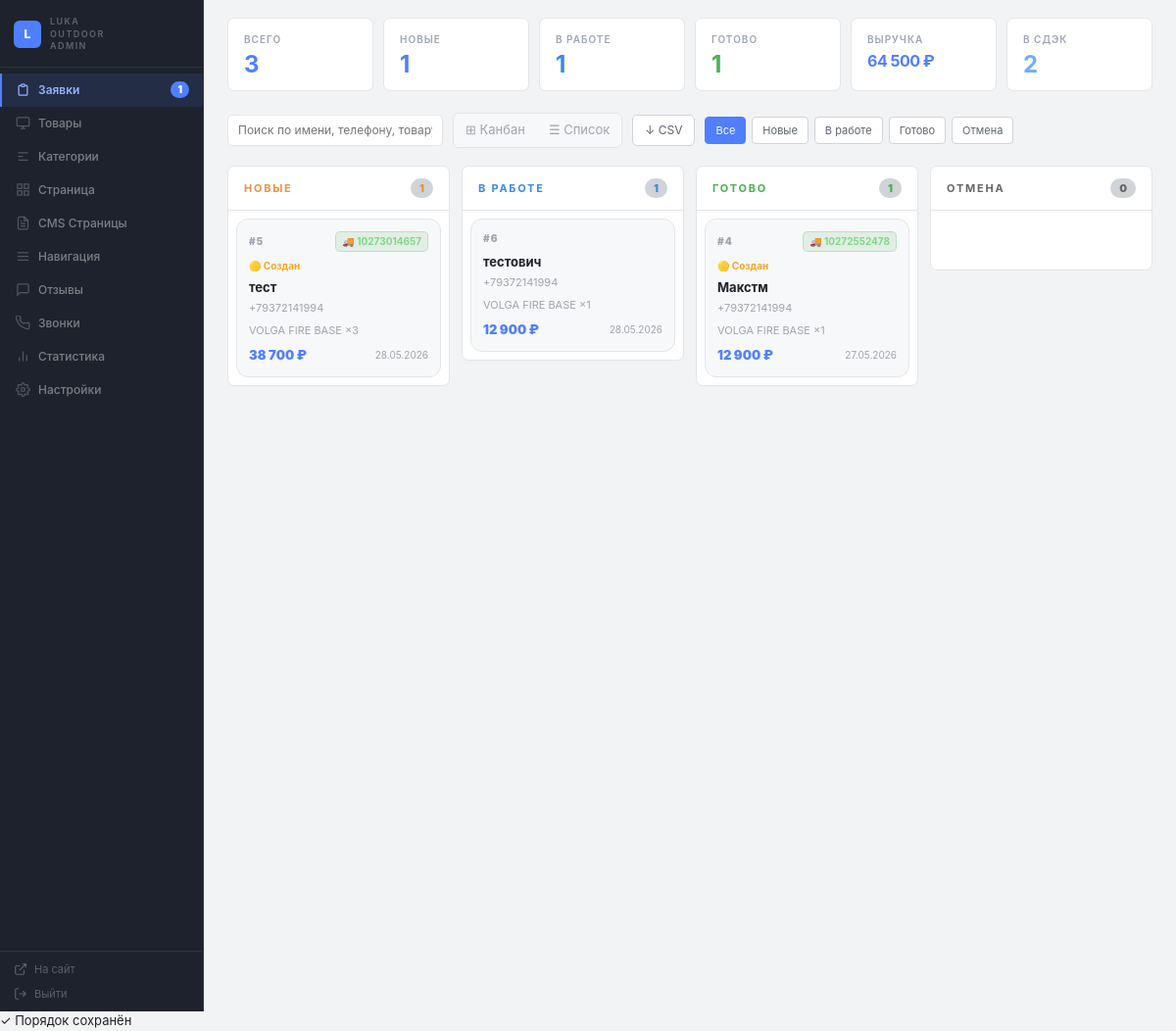
The page /admin/index.php (signed in) on the database its author committed.
### tables this page shows
CREATE TABLE orders (id INTEGER PRIMARY KEY AUTOINCREMENT,customer_name TEXT NOT NULL,phone TEXT NOT NULL,telegram TEXT DEFAULT '',email TEXT DEFAULT '',address TEXT DEFAULT '',delivery_method TEXT DEFAULT '',payment_method TEXT DEFAULT '',comment TEXT DEFAULT '',source TEXT DEFAULT 'site',total INTEGER DEFAULT 0,status TEXT DEFAULT 'new',manager_note TEXT DEFAULT '',created_at TEXT DEFAULT CURRENT_TIMESTAMP, cdek_order_uuid TEXT DEFAULT "", cdek_track TEXT DEFAULT "", cdek_status TEXT DEFAULT "", cdek_pvz_code TEXT DEFAULT "", delivery_cost INTEGER DEFAULT 0, cdek_raw TEXT DEFAULT "", ym_uid TEXT DEFAULT '');

CREATE TABLE order_items (id INTEGER PRIMARY KEY AUTOINCREMENT,order_id INTEGER NOT NULL,product_id INTEGER,product_name TEXT NOT NULL,price INTEGER NOT NULL,qty INTEGER NOT NULL DEFAULT 1,FOREIGN KEY(order_id) REFERENCES orders(id) ON DELETE CASCADE);

### includes/db.php (called while the page is built, shortened)
<?php
function h($s){ return htmlspecialchars((string)$s, ENT_QUOTES, 'UTF-8'); }
function money($n){ return number_format((int)$n,0,' ',' ') . ' ₽'; }
?>

### admin/index.php (the view, shortened to what this page needs)
<?php
require __DIR__.'/../includes/db.php'; require __DIR__.'/../includes/auth.php';
$pdo=db();
foreach(['cost_price INTEGER DEFAULT 0','weight_g INTEGER DEFAULT 12000','length_cm INTEGER DEFAULT 60','width_cm INTEGER DEFAULT 60','height_cm INTEGER DEFAULT 40'] as $_col){
  try{$pdo->exec("ALTER TABLE products ADD COLUMN $_col");}catch(Exception $e){}
}
  ?><?php
try {
  $pdo->exec("CREATE TABLE IF NOT EXISTS pages (id INTEGER PRIMARY KEY AUTOINCREMENT, title TEXT NOT NULL DEFAULT '', slug TEXT NOT NULL, seo_title TEXT DEFAULT '', seo_description TEXT DEFAULT '', is_active INTEGER DEFAULT 1, show_in_nav INTEGER DEFAULT 0, nav_label TEXT DEFAULT '', sort_order INTEGER DEFAULT 10, created_at DATETIME DEFAULT CURRENT_TIMESTAMP)");
  $pdo->exec("CREATE TABLE IF NOT EXISTS page_sections (id INTEGER PRIMARY KEY AUTOINCREMENT, page_id INTEGER NOT NULL, type TEXT NOT NULL DEFAULT 'text', eyebrow TEXT DEFAULT '', title TEXT DEFAULT '', subtitle TEXT DEFAULT '', text TEXT DEFAULT '', image TEXT DEFAULT '', cta_text TEXT DEFAULT '', cta_link TEXT DEFAULT '', extra TEXT DEFAULT '', sort_order INTEGER DEFAULT 10, is_active INTEGER DEFAULT 1)");
} catch(Exception $e){}
try {
  $pdo->exec("CREATE TABLE IF NOT EXISTS nav_items (id INTEGER PRIMARY KEY AUTOINCREMENT, label TEXT NOT NULL, url TEXT NOT NULL, sort_order INTEGER DEFAULT 10, is_active INTEGER DEFAULT 1, open_new_tab INTEGER DEFAULT 0)");
} catch(Exception $e){}
$tab=$_GET['tab']??'orders'; $pid=(int)($_GET['pid']??0); try{$pages=$pdo->query('SELECT * FROM pages ORDER BY sort_order,id')->fetchAll(PDO::FETCH_ASSOC);}catch(Exception $e){$pages=[];} $blocks=$pdo->query('SELECT * FROM page_blocks ORDER BY sort_order,id')->fetchAll(PDO::FETCH_ASSOC); $cats=$pdo->query('SELECT * FROM categories ORDER BY sort_order,id')->fetchAll(PDO::FETCH_ASSOC); $products=$pdo->query('SELECT p.*, c.name category_name FROM products p LEFT JOIN categories c ON c.id=p.category_id ORDER BY c.sort_order,p.sort_order,p.id')->fetchAll(PDO::FETCH_ASSOC); $orders=$pdo->query('SELECT * FROM orders ORDER BY id DESC')->fetchAll(PDO::FETCH_ASSOC); $stats=['orders'=>count($orders),'new'=>count(array_filter($orders,fn($o)=>$o['status']==='new')),'products'=>count($products),'cats'=>count($cats)];
?><!doctype html>
<html lang="ru">
<head>
<link rel="stylesheet" href="admin.css">
</head>
<body>
<div class="adminWrap">
<aside class="sidebar" id="sidebar">
  <div class="sidebarLogo">
    <div class="sidebarLogoMark">L</div>
    <span>LUKA<br>OUTDOOR<br>ADMIN</span>
  </div>
  <nav class="sidebarNav">
    <a data-tab="orders" class="<?=$tab==='orders'?'active':''?>">
      <svg class="navIcon" viewBox="0 0 24 24" fill="none" stroke="currentColor" stroke-width="2"><path d="M9 5H7a2 2 0 00-2 2v12a2 2 0 002 2h10a2 2 0 002-2V7a2 2 0 00-2-2h-2M9 5a2 2 0 002 2h2a2 2 0 002-2M9 5a2 2 0 012-2h2a2 2 0 012 2"/></svg>
      Заявки <?php if($stats['new']>0): ?><span style="background:var(--accent);color:#fff;border-radius:999px;padding:1px 7px;font-size:10px;font-weight:900;margin-left:auto"><?=$stats['new']?></span><?php endif; ?>
    </a>
    <a data-tab="products" class="<?=$tab==='products'?'active':''?>">
      <svg class="navIcon" viewBox="0 0 24 24" fill="none" stroke="currentColor" stroke-width="2"><rect x="2" y="3" width="20" height="14" rx="2"/><path d="M8 21h8M12 17v4"/></svg>
      Товары
    </a>
    <a data-tab="categories" class="<?=$tab==='categories'?'active':''?>">
      <svg class="navIcon" viewBox="0 0 24 24" fill="none" stroke="currentColor" stroke-width="2"><path d="M4 6h16M4 12h8M4 18h16"/></svg>
      Категории
    </a>
    <a data-tab="blocks" class="<?=$tab==='blocks'?'active':''?>">
      <svg class="navIcon" viewBox="0 0 24 24" fill="none" stroke="currentColor" stroke-width="2"><rect x="3" y="3" width="7" height="7"/><rect x="14" y="3" width="7" height="7"/><rect x="14" y="14" width="7" height="7"/><rect x="3" y="14" width="7" height="7"/></svg>
      Страница
    </a>
    <a data-tab="pages" class="<?=$tab==='pages'?'active':''?>">
      <svg class="navIcon" viewBox="0 0 24 24" fill="none" stroke="currentColor" stroke-width="2"><path d="M14 2H6a2 2 0 00-2 2v16a2 2 0 002 2h12a2 2 0 002-2V8z"/><path d="M14 2v6h6M16 13H8M16 17H8M10 9H8"/></svg>
      CMS Страницы
    </a>
    <a data-tab="nav" class="<?=$tab==='nav'?'active':''?>">
      <svg class="navIcon" viewBox="0 0 24 24" fill="none" stroke="currentColor" stroke-width="2"><path d="M3 12h18M3 6h18M3 18h18"/></svg>
      Навигация
    </a>
    <a data-tab="reviews" class="<?=$tab==='reviews'?'active':''?>"
      ><svg class="navIcon" viewBox="0 0 24 24" fill="none" stroke="currentColor" stroke-width="2"><path d="M21 15a2 2 0 01-2 2H7l-4 4V5a2 2 0 012-2h14a2 2 0 012 2z"/></svg>
      Отзывы
    </a>
    <a data-tab="calls" class="<?=$tab==='calls'?'active':''?>">
      Звонки
    </a>
    <a data-tab="stats" class="<?=$tab==='stats'?'active':''?>">
      <svg class="navIcon" viewBox="0 0 24 24" fill="none" stroke="currentColor" stroke-width="2"><line x1="18" y1="20" x2="18" y2="10"/><line x1="12" y1="20" x2="12" y2="4"/><line x1="6" y1="20" x2="6" y2="14"/></svg>
      Статистика
    </a>
    <a data-tab="settings" class="<?=$tab==='settings'?'active':''?>">
      Настройки
    </a>
  </nav>
  <div class="sidebarBottom">
    <a href="/" target="_blank">
      <svg width="14" height="14" viewBox="0 0 24 24" fill="none" stroke="currentColor" stroke-width="2"><path d="M18 13v6a2 2 0 01-2 2H5a2 2 0 01-2-2V8a2 2 0 012-2h6"/><polyline points="15 3 21 3 21 9"/><line x1="10" y1="14" x2="21" y2="3"/></svg>
      На сайт
    </a>
    <a href="logout.php" style="margin-top:8px">
      <svg width="14" height="14" viewBox="0 0 24 24" fill="none" stroke="currentColor" stroke-width="2"><path d="M9 21H5a2 2 0 01-2-2V5a2 2 0 012-2h4M16 17l5-5-5-5M21 12H9"/></svg>
      Выйти
    </a>
  </div>
</aside>
<div class="adminContent">
<?php
foreach(['cdek_order_uuid TEXT DEFAULT ""','cdek_track TEXT DEFAULT ""','cdek_status TEXT DEFAULT ""','cdek_pvz_code TEXT DEFAULT ""','delivery_cost INTEGER DEFAULT 0','cdek_raw TEXT DEFAULT ""'] as $col_def){
  try{$pdo->exec("ALTER TABLE orders ADD COLUMN $col_def");}catch(Exception $e){}
}
foreach(['cost_price INTEGER DEFAULT 0','weight_g INTEGER DEFAULT 12000','length_cm INTEGER DEFAULT 60','width_cm INTEGER DEFAULT 60','height_cm INTEGER DEFAULT 40'] as $col_def){
  try{$pdo->exec("ALTER TABLE products ADD COLUMN $col_def");}catch(Exception $e){}
}
function time_ago_crm($dt){
  $diff=time()-strtotime($dt);
  return date('d.m.Y',strtotime($dt));
}
$crm_columns=['new'=>['label'=>'Новые','color'=>'#e8943a'],'processing'=>['label'=>'В работе','color'=>'#3a8ae8'],'done'=>['label'=>'Готово','color'=>'#4caf50'],'cancelled'=>['label'=>'Отмена','color'=>'#666']];
$crm_orders_by_status=['new'=>[],'processing'=>[],'done'=>[],'cancelled'=>[]];
foreach($orders as $o){ $s=$o['status']??'new'; if(isset($crm_orders_by_status[$s])) $crm_orders_by_status[$s][]=$o; }
$crm_stats=['revenue'=>array_sum(array_column(array_filter($orders,fn($o)=>$o['status']!=='cancelled'),'total')),'cdek'=>count(array_filter($orders,fn($o)=>!empty($o['cdek_order_uuid'])))];
?>
<div class="tabContent <?=$tab==='orders'?'active':''?>" id="tab-orders">
<div style="display:grid;grid-template-columns:repeat(6,1fr);gap:10px;margin-bottom:22px">
  <div class="statCard"><span>Всего</span><b><?=$stats['orders']?></b></div>
  <div class="statCard"><span>Новые</span><b style="color:var(--accent)"><?=$stats['new']?></b></div>
  <div class="statCard"><span>В работе</span><b style="color:#3a8ae8"><?=count($crm_orders_by_status['processing'])?></b></div>
  <div class="statCard"><span>Готово</span><b style="color:#4caf50"><?=count($crm_orders_by_status['done'])?></b></div>
  <div class="statCard"><span>Выручка</span><b style="font-size:16px"><?=money($crm_stats['revenue'])?></b></div>
  <div class="statCard"><span>В СДЭК</span><b style="color:#6ab0ff"><?=$crm_stats['cdek']?></b></div>
</div>
<div style="display:flex;gap:10px;align-items:center;flex-wrap:wrap;margin-bottom:18px">
  <input class="searchBar" id="crmSearch" placeholder="Поиск по имени, телефону, товару..." oninput="crmFilter()" style="width:220px">
  <div s<div class="viewToggle">
    <button id="crmBtnKanban" onclick="crmSetView('kanban')">⊞ Канбан</button>
    <button id="crmBtnList" onclick="crmSetView('list')">☰ Список</button>
  </div>
  <a href="?export=orders" class="btn-ghost">↓ CSV</a>
  <div style="display:flex;gap:6px;flex-wrap:wrap">
    <button class="filterPill active" data-crmfilter="all" onclick="crmSetFilter(this,'all')">Все</button>
    <button class="filterPill" data-crmfilter="new" onclick="crmSetFilter(this,'new')">Новые</button>
    <button class="filterPill" data-crmfilter="processing" onclick="crmSetFilter(this,'processing')">В работе</button>
    <button class="filterPill" data-crmfilter="done" onclick="crmSetFilter(this,'done')">Готово</button>
    <button class="filterPill" data-crmfilter="cancelled" onclick="crmSetFilter(this,'cancelled')">Отмена</button>
  </div>
</div>
<div id="crmKanban" style="display:grid;grid-template-columns:repeat(4,1fr);gap:12px;align-items:start">
<?php foreach($crm_columns as $status=>$col): ?>
<div style="background:var(--panel);border:1px solid var(--line);border-radius:7px" data-crm-col="<?=$status?>">
  <div style="padding:12px 16px;border-bottom:1px solid var(--line);display:flex;align-items:center;justify-content:space-between">
    <h3 style="font-size:11px;text-transform:uppercase;letter-spacing:.16em;font-weight:700;color:<?=$col['color']?>"><?=$col['label']?></h3>
    <span id="crmCount-<?=$status?>" style="background:var(--line2);border-radius:999px;padding:2px 9px;font-size:11px;font-weight:900;color:<?=$col['color']?>"><?=count($crm_orders_by_status[$status])?></span>
  </div>
  <div class="crm-col-body" id="crmCol-<?=$status?>" data-status="<?=$status?>" style="padding:8px;display:flex;flex-direction:column;gap:7px;min-height:60px">
    <?php foreach($crm_orders_by_status[$status] as $o): ?>
    <?php
      $it2=$pdo->prepare('SELECT product_name,qty FROM order_items WHERE order_id=? LIMIT 2');
      $it2->execute([$o['id']]);$oit2=$it2->fetchAll(PDO::FETCH_ASSOC);
      $isearch=mb_strtolower($o['customer_name'].' '.$o['phone'].' '.implode(' ',array_column($oit2,'product_name')));
    ?>
    <div class="crm-card" data-id="<?=$o['id']?>" data-status="<?=h($o['status'])?>" data-search="<?=h($isearch)?>" draggable="true" onclick="crmOpenOrder(<?=$o['id']?>)" style="background:var(--panel2);border:1px solid var(--line);border-radius:12px;padding:12px;cursor:pointer;transition:.15s">
      <div style="display:flex;align-items:center;justify-content:space-between;margin-bottom:7px">
        <span style="font-size:10px;font-weight:900;color:var(--muted);text-transform:uppercase;letter-spacing:.1em">#<?=$o['id']?></span>
        <?php if(!empty($o['cdek_track'])): ?>
          <span style="font-size:10px;font-weight:700;color:#7fd882;background:rgba(76,175,80,.12);border:1px solid rgba(76,175,80,.25);border-radius:5px;padding:2px 6px">🚚 <?=h($o['cdek_track'])?></span>
        <?php elseif(!empty($o['cdek_order_uuid'])): ?>
          <span style="font-size:10px;font-weight:700;color:#6ab0ff;background:rgba(58,138,232,.12);border:1px solid rgba(58,138,232,.25);border-radius:5px;padding:2px 6px">📦 СДЭК</span>
        <?php endif; ?>
      </div>
      <?php if(!empty($o['cdek_status']) && $o['cdek_status'] !== 'created'):
        $cdekStatusMap = [
          'CREATED'=>['🟡','Создан','#f5a623'],
          'ACCEPTED'=>['🔵','Принят','#6ab0ff'],
          'SENT_TO_TRANSIT_CITY'=>['🚚','В транзите','#a78bfa'],
          'SENT_TO_RECIPIENT_CITY'=>['🚚','Едет к вам','#a78bfa'],
          'ACCEPTED_IN_RECIPIENT_CITY'=>['🚚','В городе','#a78bfa'],
          'ACCEPTED_AT_PICK_UP_POINT'=>['🟢','В ПВЗ','#7fd882'],
          'READY_FOR_PICKUP'=>['🟢','Готов к выдаче','#7fd882'],
          'DELIVERING'=>['🚚','Курьер едет','#a78bfa'],
          'DELIVERED'=>['✅','Вручён','#7fd882'],
          'NOT_DELIVERED'=>['❌','Не вручён','#e05252'],
          'INVALID'=>['⚠️','Ошибка','#e05252'],
        ];
        $cs = $cdekStatusMap[$o['cdek_status']] ?? ['📦',$o['cdek_status'],'#6ab0ff'];
      ?>
      <div style="font-size:10px;font-weight:700;color:<?=$cs[2]?>;margin-bottom:5px"><?=$cs[0]?> <?=$cs[1]?></div>
      <?php endif; ?>
      <div style="font-size:13px;font-weight:700;margin-bottom:2px"><?=h($o['customer_name'])?></div>
      <div style="font-size:11px;color:var(--muted);margin-bottom:7px"><?=h($o['phone'])?></div>
      <?php if($oit2): ?><div style="font-size:11px;color:var(--muted);white-space:nowrap;overflow:hidden;text-overflow:ellipsis;margin-bottom:7px"><?=h(implode(', ',array_map(fn($i)=>$i['product_name'].' ×'.$i['qty'],$oit2)))?></div><?php endif; ?>
      <div style="display:flex;align-items:center;justify-content:space-between">
        <span style="font-size:13px;font-weight:900;color:var(--accent)"><?=$o['total']?money($o['total']):'—'?></span>
        <span style="font-size:10px;color:var(--muted)"><?=time_ago_crm($o['created_at']??'')?></span>
      </div>
    </div>
    <?php endforeach; ?>
  </div>
</div>
<?php endforeach; ?>
</div>
</div>
</div>
</div>
<div class="sortToast" id="sortToast">✓ Порядок сохранён</div>
</body>
</html>

### rows shown on the page
orders: id "5", cdek_track "10273014657", cdek_status "🟡", cdek_status "Создан", customer_name "тест", phone "+79372141994", order_items.product_name+qty "VOLGA FIRE BASE ×3", total "38 700 ₽", created_at "28.05.2026"
orders: id "6", customer_name "тестович", phone "+79372141994", order_items.product_name+qty "VOLGA FIRE BASE ×1", total "12 900 ₽", created_at "28.05.2026"
orders: id "4", cdek_track "10272552478", cdek_status "🟡", cdek_status "Создан", customer_name "Макстм", phone "+79372141994", order_items.product_name+qty "VOLGA FIRE BASE ×1", total "12 900 ₽", created_at "27.05.2026"

### other values the page prints
$stats['new'] "1"
$stats['orders'] "3"
count($crm_orders_by_status['processing']) "1"
count($crm_orders_by_status['done']) "1"
money($crm_stats['revenue']) "64 500 ₽"
$crm_stats['cdek'] "2"
$col['label'] "НОВЫЕ"
count($crm_orders_by_status[$status]) "1"
$col['label'] "В РАБОТЕ"
$col['label'] "ГОТОВО"
$col['label'] "ОТМЕНА"
count($crm_orders_by_status[$status]) "0"
